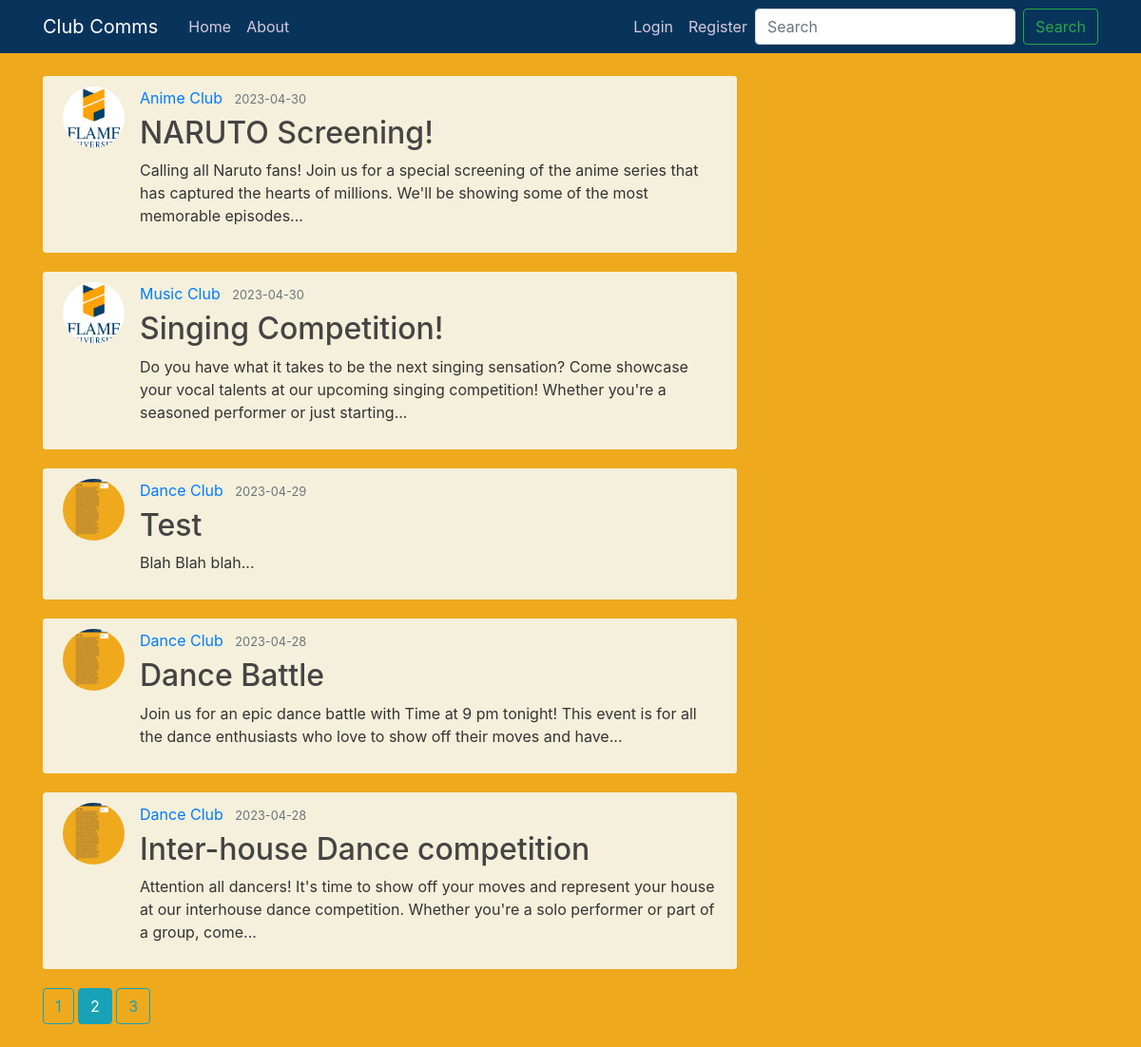
The page /home?page=2 on the database its author committed.
### flaskblog/models.py (models this page shows, shortened)
class Post(db.Model):
    id = db.Column(db.Integer, primary_key=True)
    title = db.Column(db.String(100), nullable=False)
    date_posted = db.Column(db.DateTime, nullable=False)
    content = db.Column(db.Text, nullable=False)
    user_id = db.Column(db.Integer, db.ForeignKey('user.id'), nullable=False)

class User(db.Model, UserMixin):
    id = db.Column(db.Integer, primary_key=True)
    username = db.Column(db.String(20), unique=True, nullable=False)
    email = db.Column(db.String(120), unique=True, nullable=False)
    image_file = db.Column(db.String(20), nullable=False, default='default.jpg')
    password = db.Column(db.String(60), nullable=False)
    posts = db.relationship('Post', backref='author', lazy=True)

### flaskblog/routes.py (the view)
@app.route("/")
@app.route("/home")
def home():
    page = request.args.get('page', 1, type=int)
    users = User.query.all()
    posts = Post.query.order_by(Post.date_posted.desc()).paginate(page=page, per_page=5)
    return render_template('home.html', posts=posts, users=users)

### flaskblog/templates/home.html
{% extends "layout.html" %}
{% block content %}
    {% for post in posts.items %}
        <article class="media content-section">
          <img class="rounded-circle article-img" src="{{ url_for('static', filename='profile_pics/' + post.author.image_file) }}">
          <div class="media-body">
            <div class="article-metadata">
              <a class="mr-2" href="{{ url_for('user_posts', username=post.author.username) }}">{{ post.author.username }}</a>
              <small class="text-muted">{{ post.date_posted.strftime('%Y-%m-%d') }}</small>
            </div>
            <h2><a class="article-title" href="{{ url_for('post', post_id=post.id) }}">{{ post.title }}</a></h2>
            <p class="article-content">{{ post.content.split()[:30] | join(" ") ~ "..." }}</p>
          </div>
        </article>
    {% endfor %}
    {% for page_num in posts.iter_pages(left_edge=1, right_edge=1, left_current=1, right_current=2) %}
      {% if page_num %}
        {% if posts.page == page_num %}
          <a class="btn btn-info mb-4" href="{{ url_for('home', page=page_num) }}">{{ page_num }}</a>
        {% else %}
          <a class="btn btn-outline-info mb-4" href="{{ url_for('home', page=page_num) }}">{{ page_num }}</a>
        {% endif %}
      {% else %}
        ...
      {% endif %}
    {% endfor %}
{% endblock content %}

### flaskblog/static/main.css (style rules this page uses)
body { background: #efa91d; color: #333333; margin-top: 5rem; }
h1, h2, h3, h4, h5, h6 { color: #444444; }
.content-section { background: #f4f0db; padding: 10px 20px; border: 1px solid #f4f0db; border-radius: 3px; margin-bottom: 20px; }
.article-title { color: #444444; }
.article-content { white-space: pre-line; }
.article-img { height: 65px; width: 65px; margin-right: 16px; }
.article-metadata { padding-bottom: 1px; margin-bottom: 4px; border-bottom: 1px solid #f4f0db }

### rows shown on the page
Post: image_file (placeholder picture), author.username "Anime Club", date_posted "2023-04-30", title "NARUTO Screening!", content "Calling all Naruto fans! Join us for a special screening of the anime series that has captured the hearts of millions. We'll be showing some of the most memorable episodes..."
Post: image_file (placeholder picture), author.username "Music Club", date_posted "2023-04-30", title "Singing Competition!", content "Do you have what it takes to be the next singing sensation? Come showcase your vocal talents at our upcoming singing competition! Whether you're a seasoned performer or just starting..."
Post: image_file (picture), author.username "Dance Club", date_posted "2023-04-29", title "Test", content "Blah Blah blah..."
Post: image_file (picture), author.username "Dance Club", date_posted "2023-04-28", title "Dance Battle", content "Join us for an epic dance battle with Time at 9 pm tonight! This event is for all the dance enthusiasts who love to show off their moves and have..."
Post: image_file (picture), author.username "Dance Club", date_posted "2023-04-28", title "Inter-house Dance competition", content "Attention all dancers! It's time to show off your moves and represent your house at our interhouse dance competition. Whether you're a solo performer or part of a group, come..."

### other values the page prints
{{ page_num }} "1" "3"
{{ page_num }} "2"
